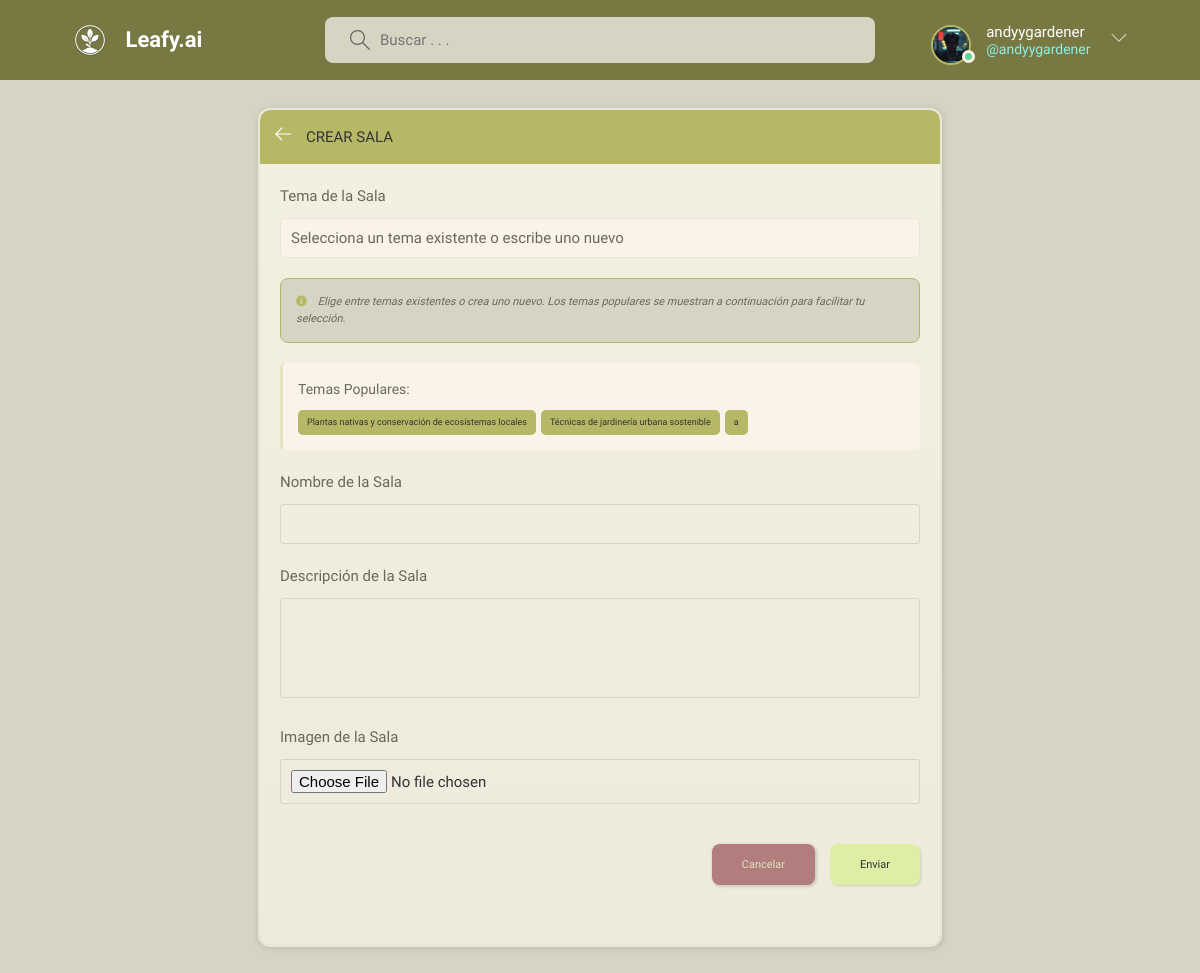
Page /create-room/ (signed in) on the earlier database version.
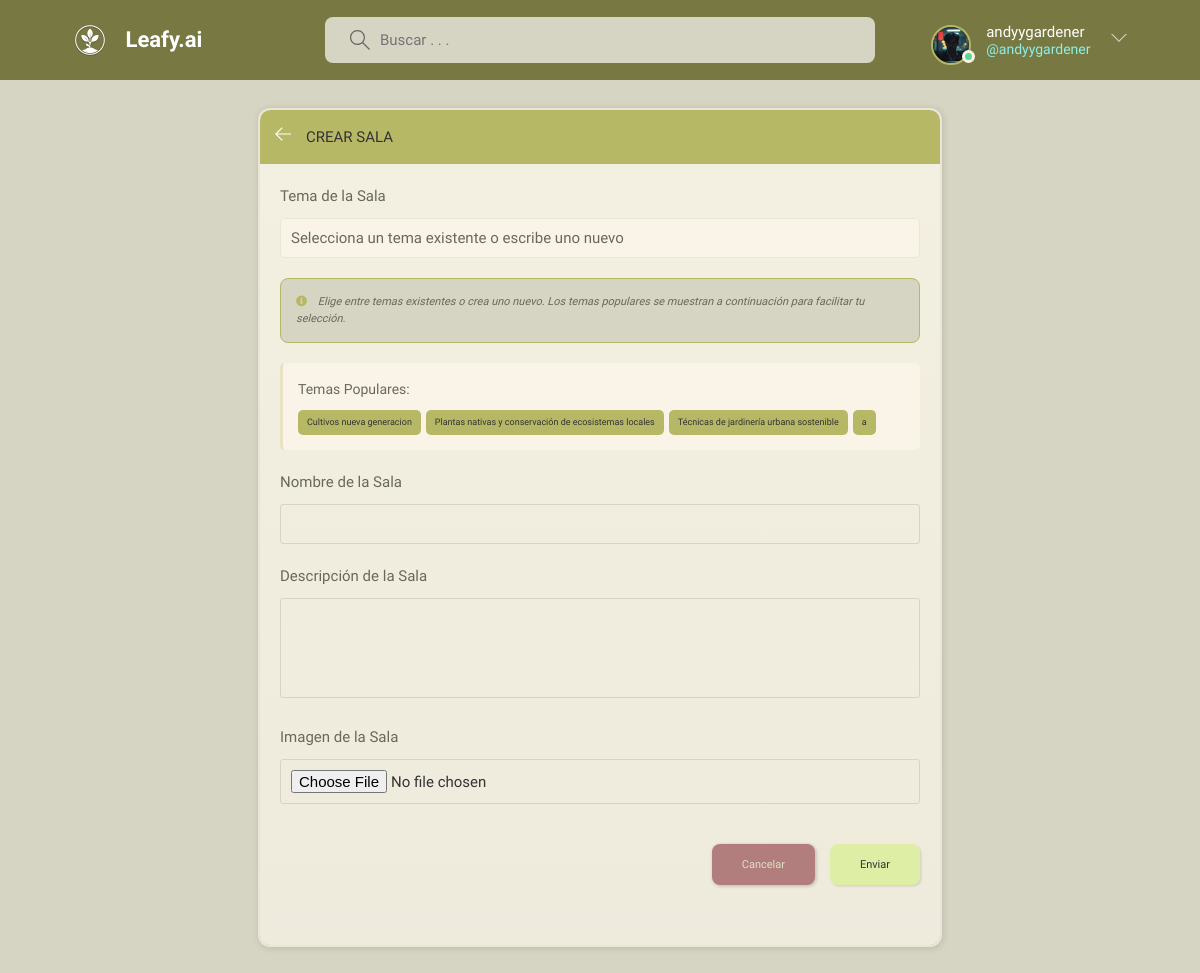
Same page on the later database version.
### base/models.py (models this page shows, shortened)
class Topic(models.Model):
    name = models.CharField(max_length=200)

### base/views.py (the view, shortened to what this page needs)
# urls.py: path('create-room/', views.createRoom, name ="create-room"),
@login_required(login_url = 'login')
def createRoom(request):
    form = RoomForm()
    topics = Topic.objects.all().order_by('name')
    context = {'form':form, 'topics' : topics}
    return render(request, 'base/room_form.html', context)

### base/forms.py
class RoomForm(ModelForm):
    class Meta:
        model = Room
        fields = '__all__'
        exclude = ['host', 'participants']

### base/templates/base/room_form.html (shortened to what this page needs)
{%  extends 'main.html' %}
{% load static %}
{% block content %}
<link rel="stylesheet" type="text/css" href="{% static 'styles/technique_form.css' %}">
  <main class="create-room layout">
    <div class="container">
      <div class="layout__box">
        <div class="layout__boxHeader">
          <div class="layout__boxTitle">
            <a href="{{request.META.HTTP_REFERER}}">
              <svg version="1.1" xmlns="http://www.w3.org/2000/svg" width="32" height="32" viewBox="0 0 32 32" style="fill: white;">
                <title>flecha-izquierda</title>
                <path
                  d="M13.723 2.286l-13.723 13.714 13.719 13.714 1.616-1.611-10.96-10.96h27.625v-2.286h-27.625l10.965-10.965-1.616-1.607z">
                </path>
              </svg>
            </a>
            <h3>{% if room %}Editar{% else %}Crear{% endif %} Sala</h3>
          </div>
        </div>
        <div class="layout__body">
          <form class="form" action="" method="POST" enctype="multipart/form-data">
            <div class="form__group">
              <label for="room_topic">Tema de la Sala</label>
              <input required type="text" value="{{room.topic.name}}" name="topic" list="topic-list" id="room_topic" placeholder="Selecciona un tema existente o escribe uno nuevo" autocomplete="off">
              <p class="form__info">
                <i class="fa fa-info-circle"></i> Elige entre temas existentes o crea uno nuevo. Los temas populares se muestran a continuación para facilitar tu selección.
              </p>
              <div class="topics-preview">
                <h4>Temas Populares:</h4>
                <div class="topics-tags">
                  {% for topic in topics|slice:':15' %}
                  <div class="topic-tag" onclick="selectTopic('{{topic.name}}')">{{topic.name}}</div>
                  {% endfor %}
                </div>
              </div>
            </div>
            <div class="form__group">
              <label for="room_name">Nombre de la Sala</label>
              {{form.name}}
            </div>
            <div class="form__group">
              <label for="room_description">Descripción de la Sala</label>
              {{form.description}}
            </div>
            <div class="form__group">
              <label for="room_image">Imagen de la Sala</label>
              <input type="file" name="image" id="room_image" accept="image/*">
            </div>
            <div class="form__action">
              <a class="btn btn--dark" href="{% url 'home' %}">Cancelar</a>
              <button class="btn btn--main" type="submit">Enviar</button>
            </div>
          </form>
        </div>
      </div>
    </div>
  </main>
  {% endblock %}

Differences in the rows shown:
added Topic: name "Cultivos nueva generacion"
